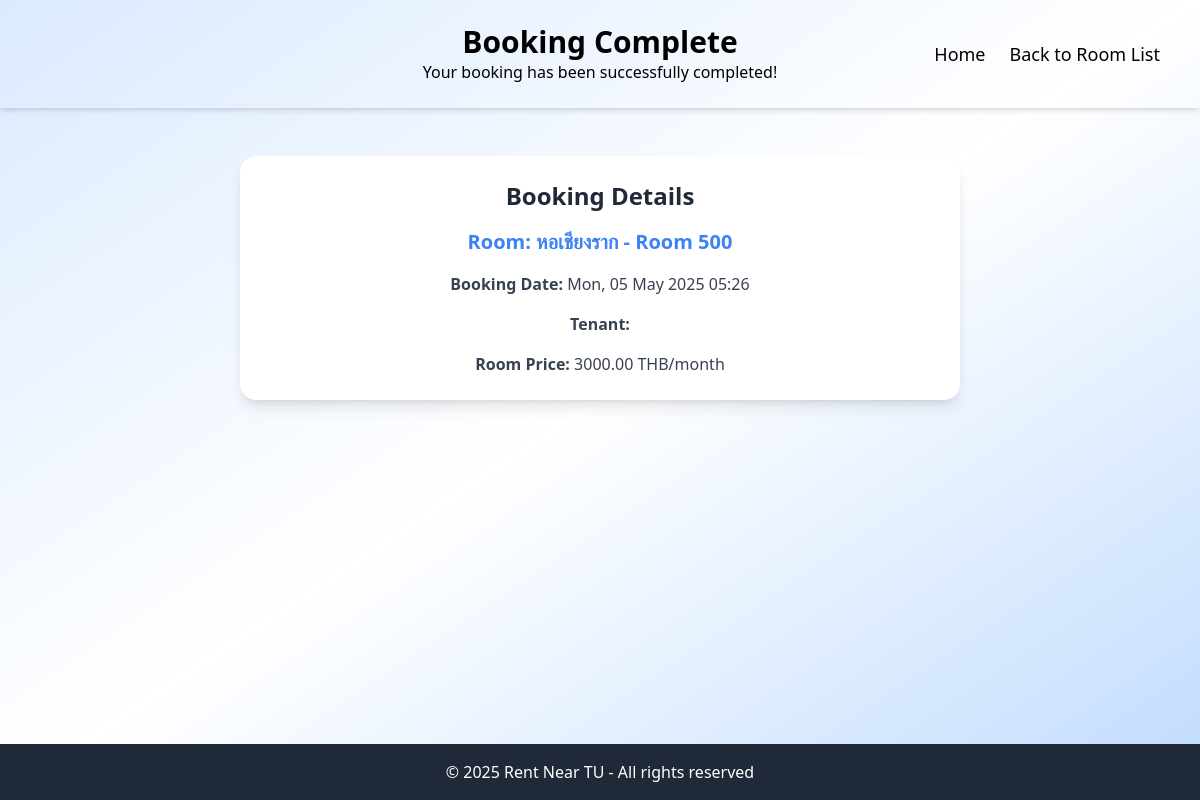
The app's page /booking/4/complete/ with its own data.
### myapp/models.py (models this page shows, shortened)
class Booking(models.Model):
    ROOM_STATUS_CHOICES = [
        ('pending', 'Pending'),
        ('confirmed', 'Confirmed'),
        ('canceled', 'Canceled'),
    ]
    room = models.ForeignKey('Room', on_delete=models.CASCADE)
    tenant = models.ForeignKey('Tenant', on_delete=models.CASCADE, null=True, blank=True)
    full_name = models.CharField(max_length=255, blank=True)
    phone = models.CharField(max_length=20, blank=True)
    email = models.EmailField(blank=True)
    check_in = models.DateField(null=True, blank=True)
    check_out = models.DateField(null=True, blank=True)
    created_at = models.DateTimeField(auto_now_add=True)
    status = models.CharField(max_length=10, choices=ROOM_STATUS_CHOICES, default='pending')

class Room(models.Model):
    landlord = models.ForeignKey(Landlord, on_delete=models.CASCADE, related_name='rooms', null=True, blank=True)
    dorm_name = models.CharField(max_length=255)
    room_name = models.CharField(max_length=255)
    image = models.ImageField(upload_to='room_images/', blank=True, null=True)
    price = models.DecimalField(max_digits=10, decimal_places=2)
    location = models.CharField(max_length=255)
    furniture = models.TextField()
    size = models.FloatField()
    description = models.TextField(blank=True, null=True)
    available = models.BooleanField(default=True)
    created_at = models.DateTimeField(auto_now_add=True)

### myapp/views.py (the view)
# urls.py: path('booking/<int:booking_id>/complete/', views.booking_complete, name='booking_complete'),
def booking_complete(request, booking_id):
    booking = get_object_or_404(Booking, id=booking_id)
    return render(request, 'booking_complete.html', {'booking': booking})

### myapp/templates/booking_complete.html (shortened to what this page needs)
<!DOCTYPE html>
<html lang="en">
<head>
    <script src="https://cdn.tailwindcss.com"></script>
</head>
<body class="bg-gradient-to-br from-blue-100 via-white to-blue-200 min-h-screen flex flex-col items-center justify-between font-sans space-y-6">
    <header class="text-white p-6 text-center w-full shadow-md">
        <h1 class="text-3xl font-bold text-black">Booking Complete</h1>
        <p class="text-black">Your booking has been successfully completed!</p>
    </header>
    <nav class="absolute top-4 right-10">
        <ul class="flex space-x-6">
            <li><a href="{% url 'home' %}" class="text-black hover:text-blue-400 font-medium text-lg">Home</a></li>
            <li><a href="{% url 'room_list' %}" class="text-black hover:text-blue-400 font-medium text-lg">Back to Room List</a></li>
        </ul>
    </nav>
    <section class="container mx-auto p-6 w-full max-w-3xl flex-1">
        <div class="bg-white shadow-lg rounded-2xl p-6 text-center space-y-4">
            <h2 class="text-2xl font-semibold text-gray-800">Booking Details</h2>
            <p class="text-xl font-bold text-blue-500">
                Room: {{ booking.room.dorm_name }} - {{ booking.room.room_name }}
            </p>
            <p class="text-gray-700">
                <strong>Booking Date:</strong> {{ booking.created_at|date:"D, d M Y H:i" }}
            </p>
            <p class="text-gray-700">
                <strong>Tenant:</strong> {{ booking.tenant.user.username }}
            </p>
            <p class="text-gray-700">
                <strong>Room Price:</strong> {{ booking.room.price }} THB/month
            </p>
        </div>
    </section>
    <footer class="bg-gray-800 text-white text-center p-4 w-full mt-6">
        <p>&copy; 2025 Rent Near TU - All rights reserved</p>
    </footer>
</body>
</html>

### records on screen
Booking: room.dorm_name "หอเชียงราก", room.room_name "Room 500", created_at "Mon, 05 May 2025 05:26", room.price "3000.00"
